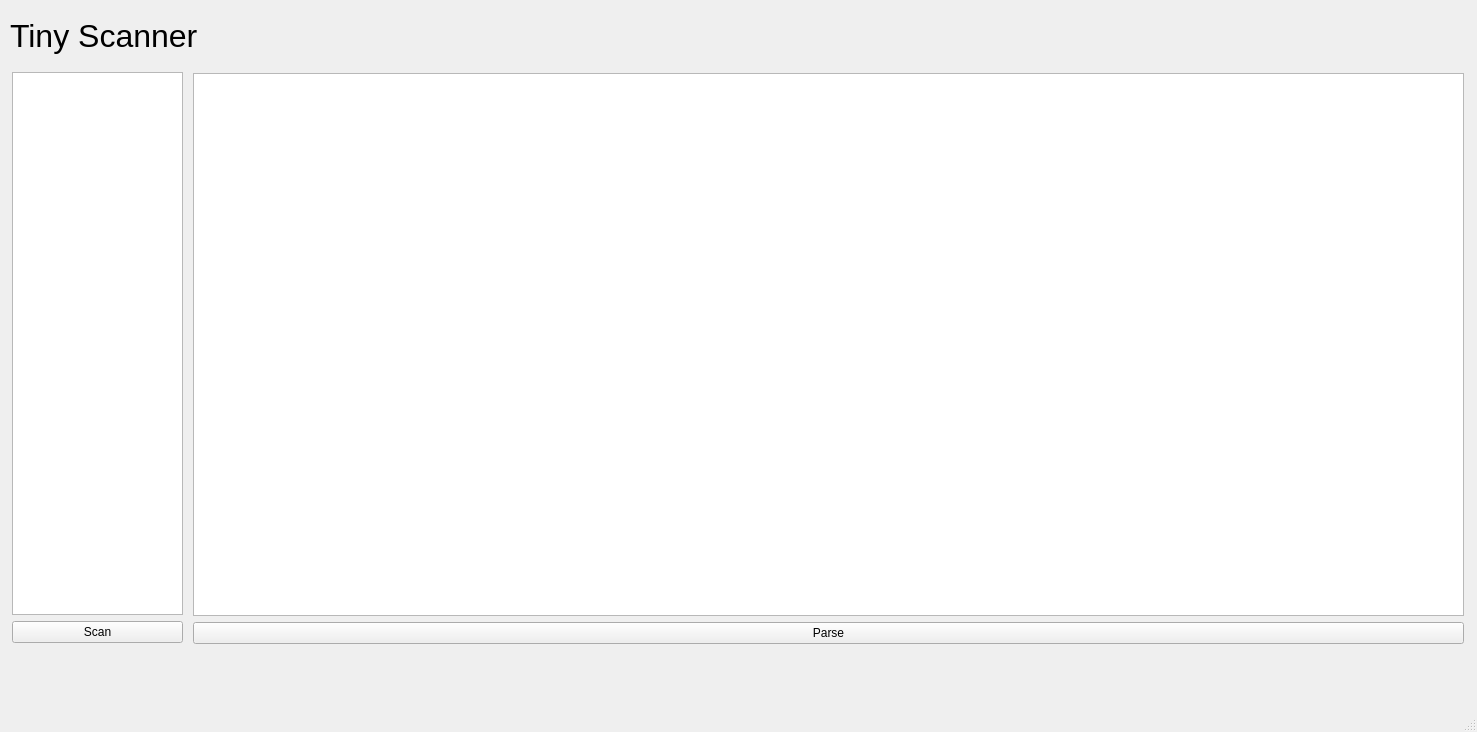
<?xml version="1.0" encoding="UTF-8"?>
<ui version="4.0">
 <class>MainWindow</class>
 <widget class="QMainWindow" name="MainWindow">
  <property name="geometry">
   <rect>
    <x>0</x>
    <y>0</y>
    <width>1477</width>
    <height>732</height>
   </rect>
  </property>
  <property name="windowTitle">
   <string>MainWindow</string>
  </property>
  <widget class="QWidget" name="centralwidget">
   <widget class="QLabel" name="label1">
    <property name="geometry">
     <rect>
      <x>10</x>
      <y>10</y>
      <width>261</width>
      <height>51</height>
     </rect>
    </property>
    <property name="font">
     <font>
      <pointsize>24</pointsize>
     </font>
    </property>
    <property name="text">
     <string>Tiny Scanner</string>
    </property>
   </widget>
   <widget class="QLabel" name="label">
    <property name="geometry">
     <rect>
      <x>30</x>
      <y>660</y>
      <width>671</width>
      <height>21</height>
     </rect>
    </property>
    <property name="text">
     <string/>
    </property>
   </widget>
   <widget class="QWidget" name="">
    <property name="geometry">
     <rect>
      <x>12</x>
      <y>72</y>
      <width>171</width>
      <height>571</height>
     </rect>
    </property>
    <layout class="QVBoxLayout" name="verticalLayout">
     <item>
      <widget class="QTextEdit" name="input"/>
     </item>
     <item>
      <widget class="QPushButton" name="scan">
       <property name="text">
        <string>Scan</string>
       </property>
      </widget>
     </item>
    </layout>
   </widget>
   <widget class="QWidget" name="">
    <property name="geometry">
     <rect>
      <x>193</x>
      <y>73</y>
      <width>1271</width>
      <height>571</height>
     </rect>
    </property>
    <layout class="QVBoxLayout" name="verticalLayout_2">
     <item>
      <widget class="QGraphicsView" name="graphicsView"/>
     </item>
     <item>
      <widget class="QPushButton" name="parser">
       <property name="text">
        <string>Parse</string>
       </property>
      </widget>
     </item>
    </layout>
   </widget>
  </widget>
  <widget class="QMenuBar" name="menubar">
   <property name="geometry">
    <rect>
     <x>0</x>
     <y>0</y>
     <width>1477</width>
     <height>25</height>
    </rect>
   </property>
  </widget>
  <widget class="QStatusBar" name="statusbar"/>
 </widget>
 <resources/>
 <connections/>
</ui>
